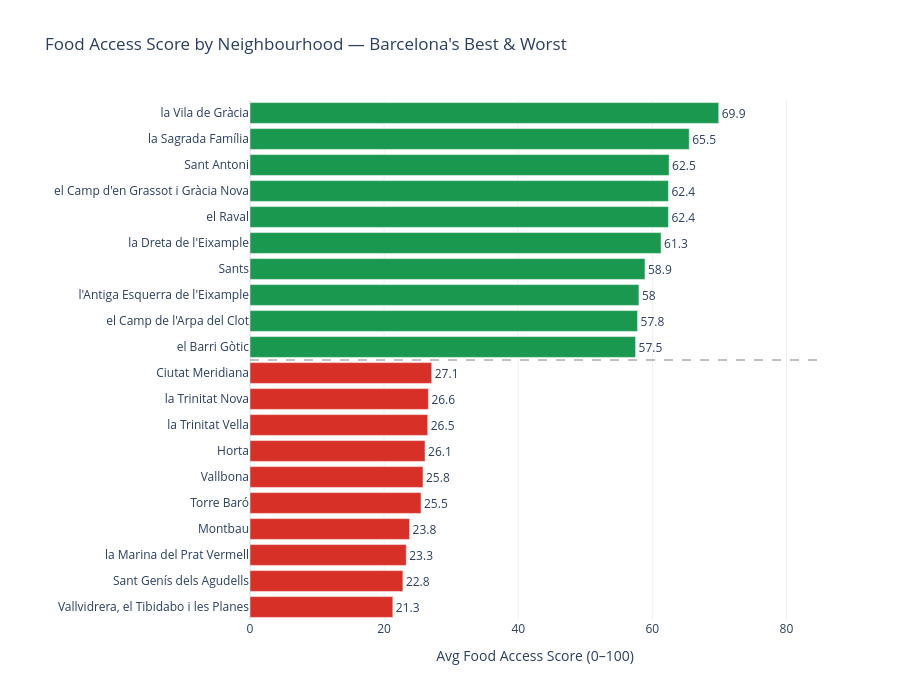

The cell this chart's notebook holds for it:
### Code cell
df_plot = df_barris.dropna(subset=["avg_food_access_score"]).sort_values("avg_food_access_score")

# Top 10 worst + top 10 best
df_extremes = pd.concat([df_plot.head(10), df_plot.tail(10)])
df_extremes["color"] = df_extremes["avg_food_access_score"].apply(
    lambda x: "#d73027" if x < 40 else "#1a9850"
)

fig = go.Figure(go.Bar(
    x=df_extremes["avg_food_access_score"].round(1),
    y=df_extremes["barri_name"],
    orientation="h",
    marker_color=df_extremes["color"],
    text=df_extremes["avg_food_access_score"].round(1),
    textposition="outside"
))

fig.update_layout(
    title="Food Access Score by Neighbourhood — Barcelona's Best & Worst",
    xaxis_title="Avg Food Access Score (0–100)",
    yaxis_title="",
    height=700,
    template="plotly_white",
    xaxis=dict(range=[0, 85]),
    margin=dict(l=250)
)

fig.add_shape(type="line", x0=0, x1=85, y0=9.5, y1=9.5,
              line=dict(color="grey", dash="dash", width=1))

fig.write_html("../outputs/maps/04_barri_rankings.html")
fig.write_image("../outputs/maps/04_barri_rankings.png", scale=2)
print("Chart saved ✓")
fig.show()

### Figure 1 — Plotly figure (JSON) as saved in the notebook; plotly's stock layout.template omitted (floating-point values rounded to 4 significant figures)
{"data": [{"marker": {"color": ["#d73027", "#d73027", "#d73027", "#d73027", "#d73027", "#d73027", "#d73027", "#d73027", "#d73027", "#d73027", "#1a9850", "#1a9850", "#1a9850", "#1a9850", "#1a9850", "#1a9850", "#1a9850", "#1a9850", "#1a9850", "#1a9850"]}, "orientation": "h", "text": [21.3, 22.8, 23.3, 23.8, 25.5, 25.8, 26.1, 26.5, 26.6, 27.1, 57.5, 57.8, 58.0, 58.9, 61.3, 62.4, 62.4, 62.5, 65.5, 69.9], "textposition": "outside", "type": "bar", "x": [21.3, 22.8, 23.3, 23.8, 25.5, 25.8, 26.1, 26.5, 26.6, 27.1, 57.5, 57.8, 58.0, 58.9, 61.3, 62.4, 62.4, 62.5, 65.5, 69.9], "y": ["Vallvidrera, el Tibidabo i les Planes", "Sant Genís dels Agudells", "la Marina del Prat Vermell", "Montbau", "Torre Baró", "Vallbona", "Horta", "la Trinitat Vella", "la Trinitat Nova", "Ciutat Meridiana", "el Barri Gòtic", "el Camp de l'Arpa del Clot", "l'Antiga Esquerra de l'Eixample", "Sants", "la Dreta de l'Eixample", "el Raval", "el Camp d'en Grassot i Gràcia Nova", "Sant Antoni", "la Sagrada Família", "la Vila de Gràcia"]}], "layout": {"height": 700, "margin": {"l": 250}, "shapes": [{"line": {"color": "grey", "dash": "dash", "width": 1}, "type": "line", "x0": 0, "x1": 85, "y0": 9.5, "y1": 9.5}], "title": {"text": "Food Access Score by Neighbourhood — Barcelona's Best & Worst"}, "xaxis": {"range": [0, 85], "title": {"text": "Avg Food Access Score (0–100)"}}, "yaxis": {"title": {"text": ""}}}}
